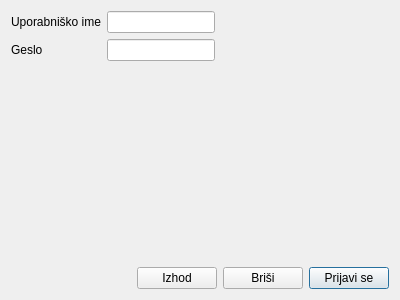
<?xml version="1.0" encoding="UTF-8"?>
<ui version="4.0">
 <class>prijava</class>
 <widget class="QDialog" name="prijava">
  <property name="geometry">
   <rect>
    <x>0</x>
    <y>0</y>
    <width>400</width>
    <height>300</height>
   </rect>
  </property>
  <property name="windowTitle">
   <string>Vnesite prijavne podatke</string>
  </property>
  <layout class="QGridLayout" name="gridLayout">
   <item row="0" column="0">
    <layout class="QHBoxLayout" name="horizontalLayout_2">
     <item>
      <layout class="QFormLayout" name="formLayout">
       <property name="fieldGrowthPolicy">
        <enum>QFormLayout::AllNonFixedFieldsGrow</enum>
       </property>
       <item row="0" column="0">
        <widget class="QLabel" name="label">
         <property name="text">
          <string>Uporabniško ime</string>
         </property>
        </widget>
       </item>
       <item row="0" column="1">
        <widget class="QLineEdit" name="txt_uporabnik"/>
       </item>
       <item row="1" column="0">
        <widget class="QLabel" name="label_2">
         <property name="text">
          <string>Geslo</string>
         </property>
        </widget>
       </item>
       <item row="1" column="1">
        <widget class="QLineEdit" name="txt_geslo">
         <property name="echoMode">
          <enum>QLineEdit::Password</enum>
         </property>
        </widget>
       </item>
      </layout>
     </item>
     <item>
      <spacer name="horizontalSpacer_2">
       <property name="orientation">
        <enum>Qt::Horizontal</enum>
       </property>
       <property name="sizeHint" stdset="0">
        <size>
         <width>40</width>
         <height>20</height>
        </size>
       </property>
      </spacer>
     </item>
    </layout>
   </item>
   <item row="1" column="0">
    <spacer name="verticalSpacer">
     <property name="orientation">
      <enum>Qt::Vertical</enum>
     </property>
     <property name="sizeHint" stdset="0">
      <size>
       <width>20</width>
       <height>40</height>
      </size>
     </property>
    </spacer>
   </item>
   <item row="2" column="0">
    <layout class="QHBoxLayout" name="horizontalLayout">
     <item>
      <spacer name="horizontalSpacer">
       <property name="orientation">
        <enum>Qt::Horizontal</enum>
       </property>
       <property name="sizeHint" stdset="0">
        <size>
         <width>40</width>
         <height>20</height>
        </size>
       </property>
      </spacer>
     </item>
     <item>
      <widget class="QPushButton" name="btn_izhod">
       <property name="focusPolicy">
        <enum>Qt::NoFocus</enum>
       </property>
       <property name="text">
        <string>Izhod</string>
       </property>
      </widget>
     </item>
     <item>
      <widget class="QPushButton" name="btn_brisi">
       <property name="focusPolicy">
        <enum>Qt::NoFocus</enum>
       </property>
       <property name="text">
        <string>Briši</string>
       </property>
      </widget>
     </item>
     <item>
      <widget class="QPushButton" name="btn_prijavi">
       <property name="text">
        <string>Prijavi se</string>
       </property>
      </widget>
     </item>
    </layout>
   </item>
  </layout>
 </widget>
 <tabstops>
  <tabstop>txt_uporabnik</tabstop>
  <tabstop>txt_geslo</tabstop>
  <tabstop>btn_prijavi</tabstop>
  <tabstop>btn_brisi</tabstop>
  <tabstop>btn_izhod</tabstop>
 </tabstops>
 <resources/>
 <connections/>
</ui>
